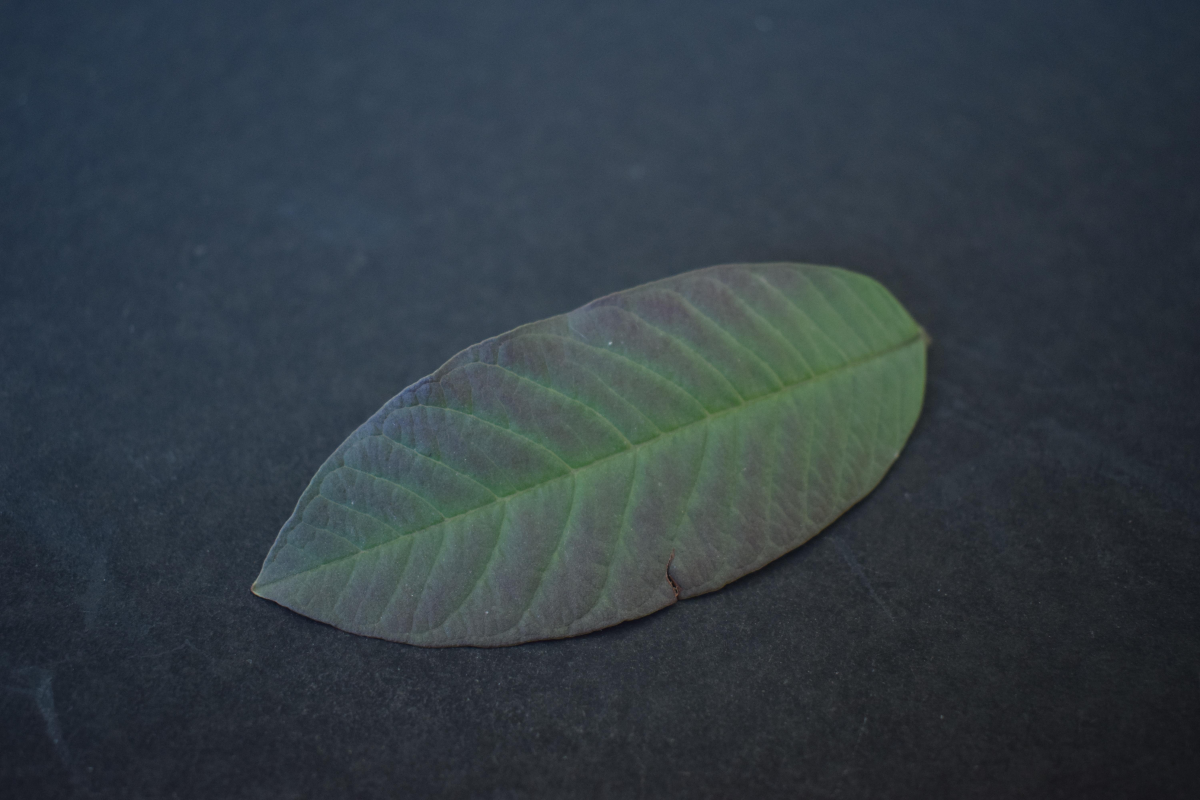
#> input picture Gauva (P3)/healthy/0004_0012.JPG, 6000 x 4000 px (shown at 1/5 size); its folder holds only this picture in this run
$ python remove_background.py
#> lines starting #> are read from the running program, lines starting #| are printed output that depends on the picture; after the words box and inside, x2 and y2 are one past the last pixel; in counts of white or black regions, pixels touching at a corner belong together
import cv2 as cv
import numpy as np
import os
import glob
import re
folder = r"C:\Users\Lab_205\Desktop\Gauva (P3)\healthy"
def create_savename(file, save_folder):
    basename = os.path.basename(file)
    basename = os.path.join(save_folder, basename)
    basename = re.sub(".jpg$", "_clear.jpg", basename, flags=re.IGNORECASE)
    savename = os.path.join(folder, basename)
    return savename

def remove_background (file, save_folder):
#> called with file = 'Gauva (P3)/healthy/0004_0012.JPG', save_folder = 'clear'
    filename = file
    file = cv.imread(file)
#> file is the input picture: shape (4000, 6000, 3); mean B, G, R 68.5, 61.2, 50.8
    file = cv.resize(file,(512,512))
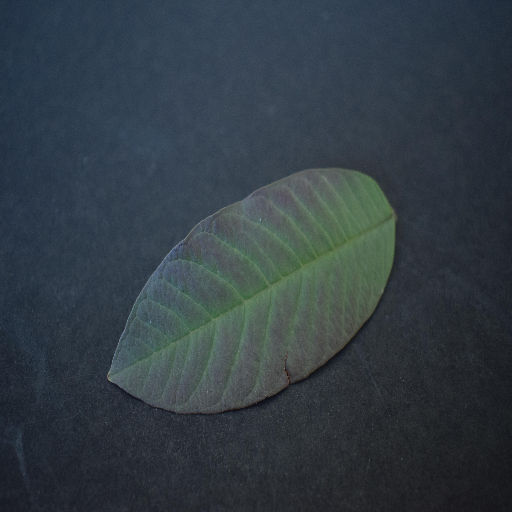
#> file: shape (512, 512, 3); mean B, G, R 68.4, 61.1, 50.6
    gray = cv.cvtColor(file,cv.COLOR_BGR2GRAY)
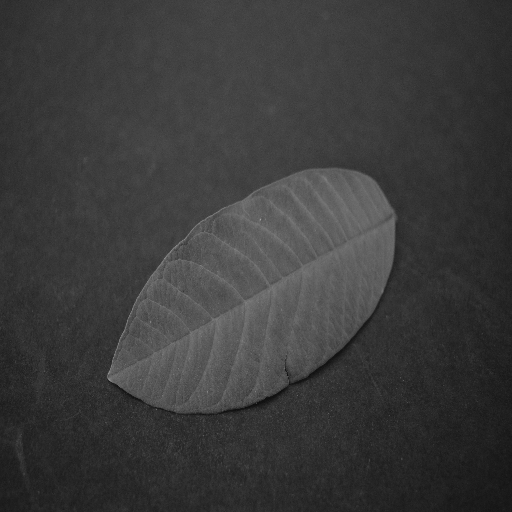
#> gray: shape (512, 512); min 13, max 163, mean 58.8
    blur =cv.GaussianBlur(gray,(5,5),0)
    _, thresh = cv.threshold(blur, 0, 255, cv.THRESH_BINARY+cv.THRESH_OTSU)
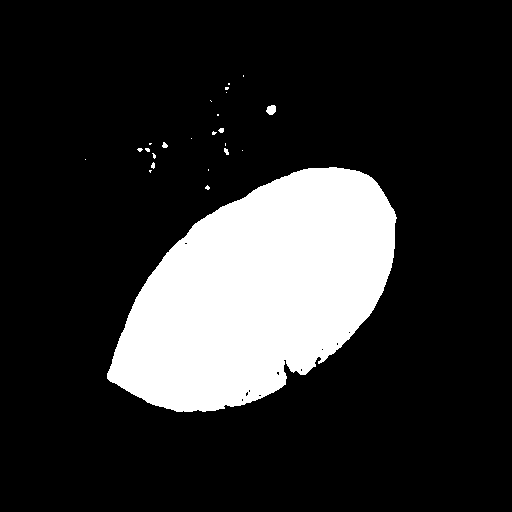
#> thresh: shape (512, 512); 17.9% white; 24 white regions (18 under 20 px), largest, box (x1, y1, x2, y2) and area: (107, 167, 397, 412) 46745, (266, 105, 276, 115) 77, (162, 142, 168, 148) 25, (224, 148, 229, 155) 24, (218, 128, 224, 133) 23, (151, 162, 155, 169) 20
    kernel = cv.getStructuringElement(cv.MORPH_ELLIPSE, (5, 5))
    mask = cv.morphologyEx(thresh, cv.MORPH_OPEN, kernel)
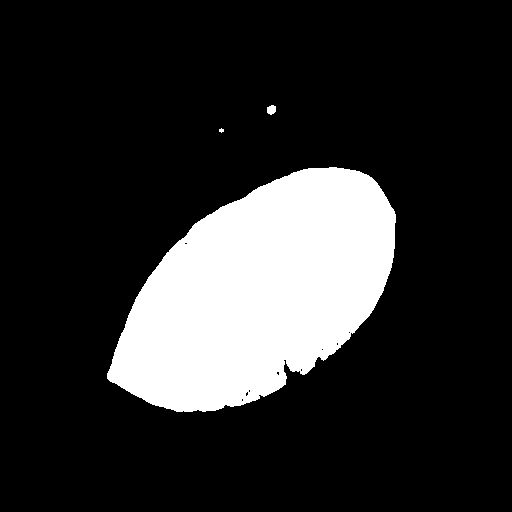
#> mask: shape (512, 512); 17.8% white; 3 white regions (1 under 20 px), largest, box (x1, y1, x2, y2) and area: (107, 167, 396, 412) 46692, (267, 105, 276, 115) 71
    fg = cv.bitwise_and(file, file, mask=mask)
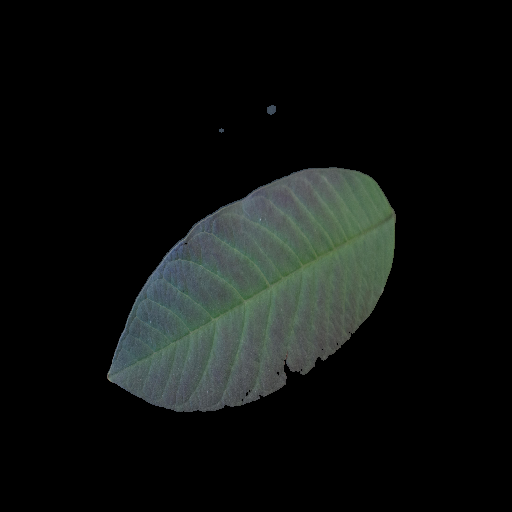
#> fg: shape (512, 512, 3); mean B, G, R 16, 17.5, 14.5
    savename = create_savename(filename, save_folder)
    print(savename)
    cv.imwrite(savename,fg)

def grab_files(folder):
    files = glob.glob(os.path.join(folder, "*.jpg"))
    save_folder = "clear"
    os.makedirs(os.path.join(folder, save_folder), exist_ok=True)
    for file in files:
        remove_background(file, save_folder)

grab_files(folder)

$ run again, on Gauva (P3)/healthy/0004_0082.JPG
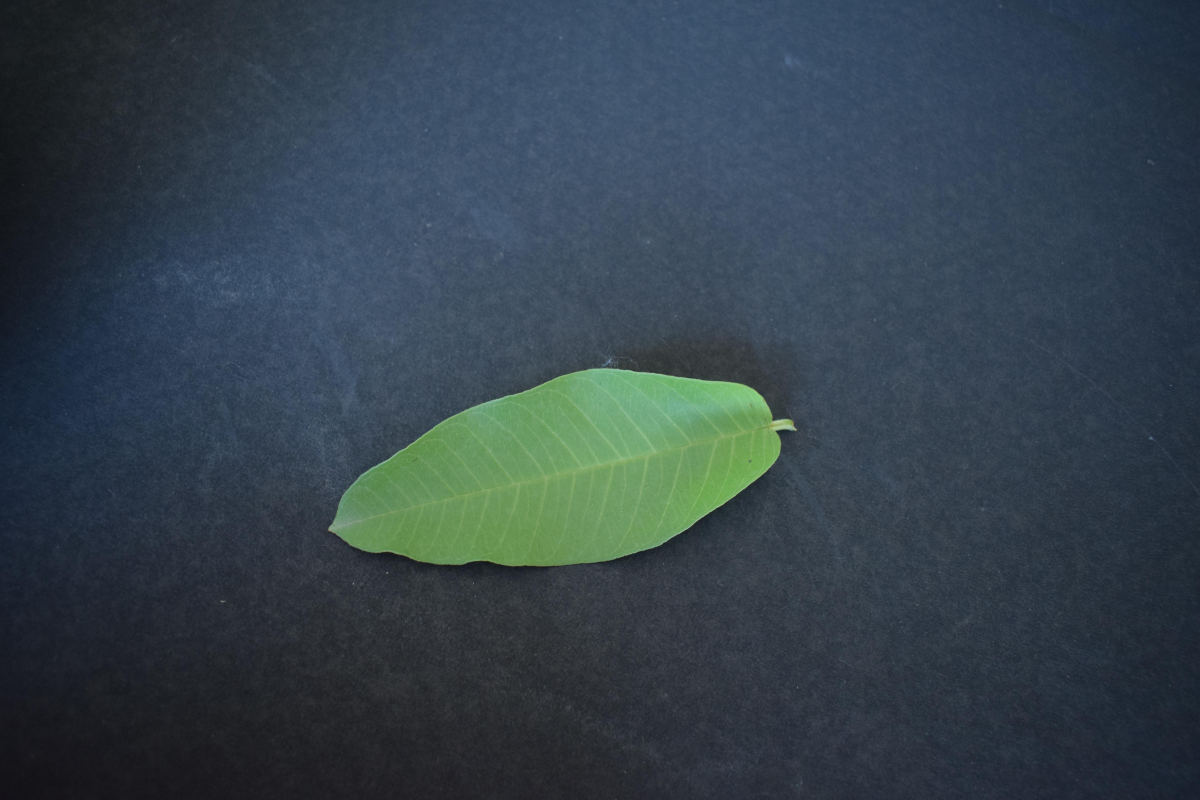
#> input picture Gauva (P3)/healthy/0004_0082.JPG, 6000 x 4000 px (shown at 1/5 size)
#> in remove_background, file is the input picture: shape (4000, 6000, 3); mean B, G, R 75.7, 66.2, 52.2
#> file: shape (512, 512, 3)
#> in remove_background, `_, thresh = cv.threshold(blur, 0, 255, cv.THRESH_BINARY+cv.THRESH_OTSU)`:
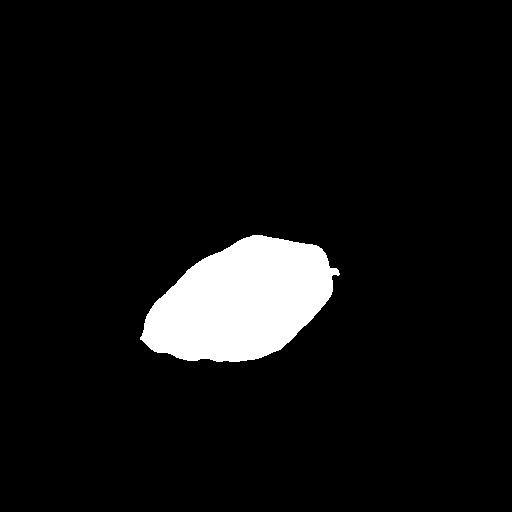
#> thresh: shape (512, 512); 6.6% white; 1 white region, box (x1, y1, x2, y2) and area: (140, 235, 340, 362) 17205
#> mask: shape (512, 512); 6.6% white; 1 white region, box (x1, y1, x2, y2) and area: (140, 235, 339, 362) 17196
#> in remove_background, `fg = cv.bitwise_and(file, file, mask=mask)`:
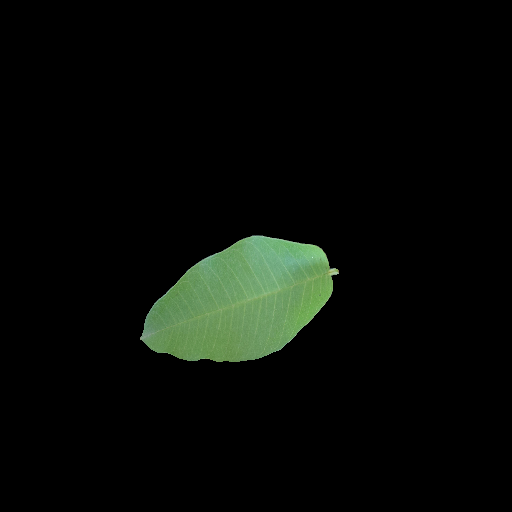
#> fg: shape (512, 512, 3); mean B, G, R 6.6, 10.4, 7.2

$ run again, on Gauva (P3)/healthy/0004_0105.JPG
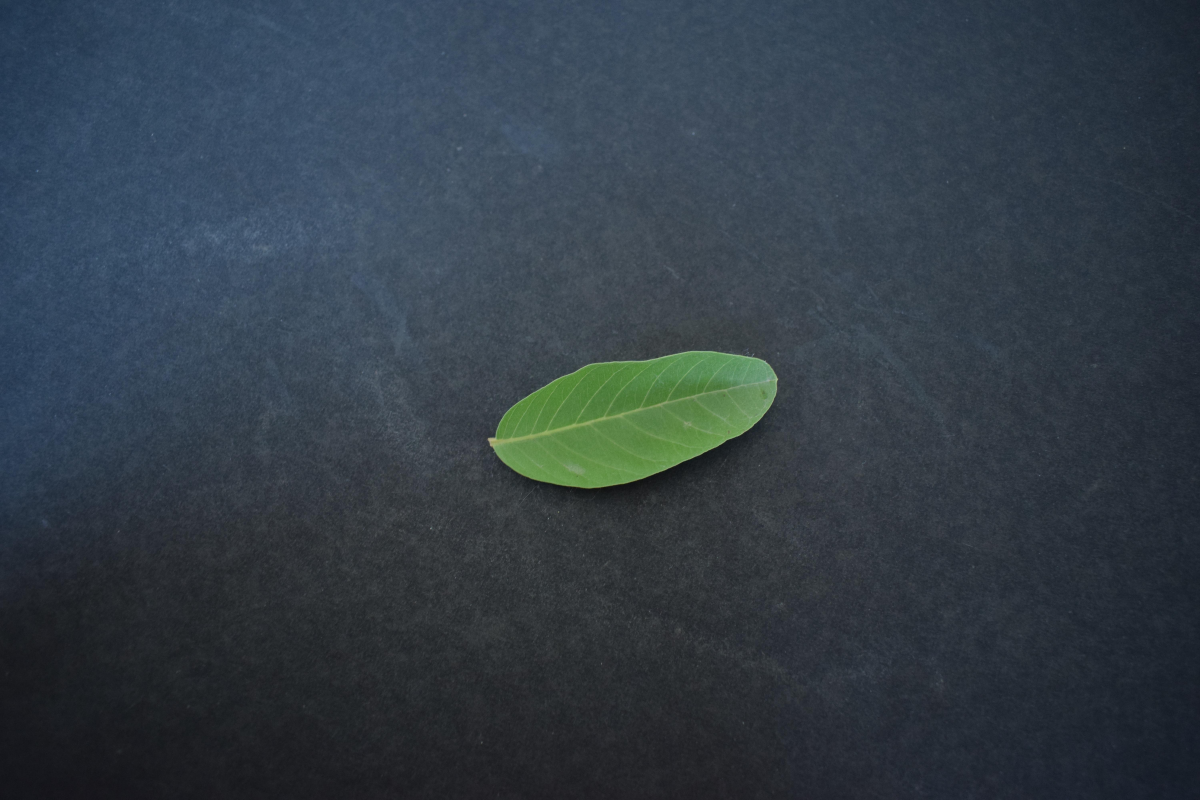
#> input picture Gauva (P3)/healthy/0004_0105.JPG, 6000 x 4000 px (shown at 1/5 size)
#> in remove_background, file is the input picture: shape (4000, 6000, 3); mean B, G, R 70.7, 61.3, 50.4
#> file: shape (512, 512, 3)
#> in remove_background, `_, thresh = cv.threshold(blur, 0, 255, cv.THRESH_BINARY+cv.THRESH_OTSU)`:
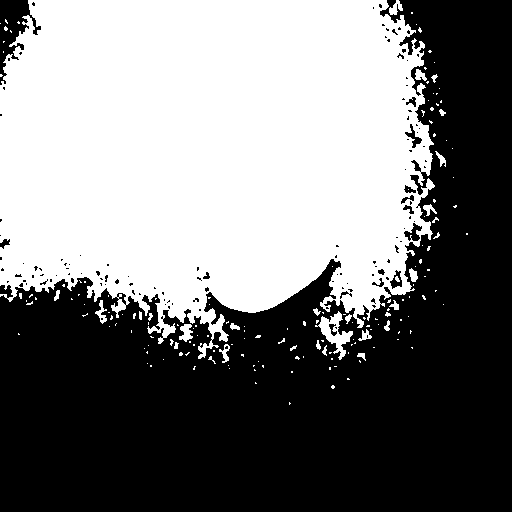
#> thresh: shape (512, 512); 47.9% white; 172 white regions (145 under 20 px), largest, box (x1, y1, x2, y2) and area: (0, 0, 435, 359) 122753, (315, 311, 353, 360) 642, (179, 324, 193, 342) 160
#> mask: shape (512, 512); 46.5% white; 29 white regions (4 under 20 px), largest, box (x1, y1, x2, y2) and area: (0, 0, 434, 324) 119983, (319, 317, 353, 357) 441, (391, 275, 411, 295) 206
#> in remove_background, `fg = cv.bitwise_and(file, file, mask=mask)`:
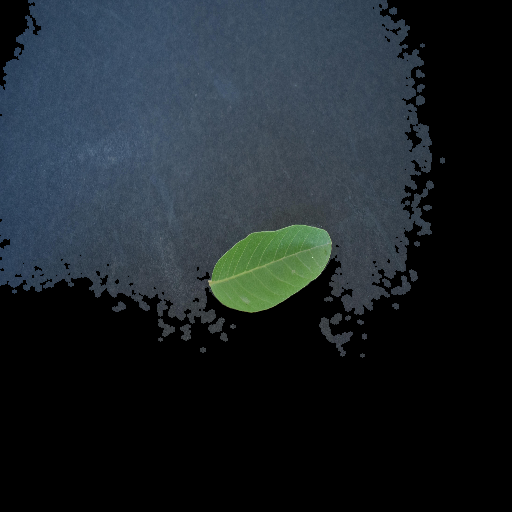
#> fg: shape (512, 512, 3); mean B, G, R 41.7, 36.4, 28.6
